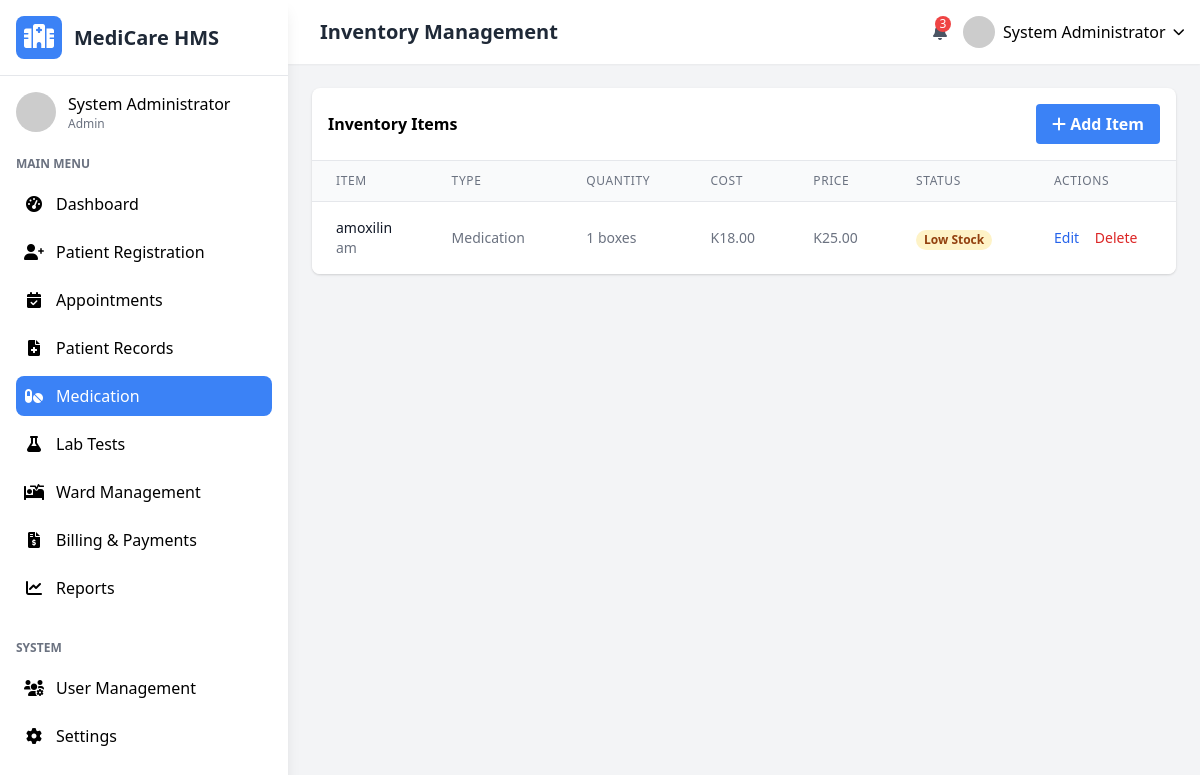
The app's page /inventory.php (signed in) with its own data.
### tables this page shows
CREATE TABLE `users` (
  `user_id` int(11) NOT NULL,
  `username` varchar(50) NOT NULL,
  `password_hash` varchar(255) NOT NULL,
  `email` varchar(100) NOT NULL,
  `first_name` varchar(50) NOT NULL,
  `last_name` varchar(50) NOT NULL,
  `role` enum('admin','doctor','nurse','receptionist','lab_technician','pharmacist') NOT NULL,
  `specialization` varchar(100) DEFAULT NULL,
  `phone` varchar(20) DEFAULT NULL,
  `address` text DEFAULT NULL,
  `hire_date` date DEFAULT NULL,
  `status` enum('active','inactive','on_leave') DEFAULT 'active',
  `created_at` timestamp NOT NULL DEFAULT current_timestamp(),
  `updated_at` timestamp NOT NULL DEFAULT current_timestamp() ON UPDATE current_timestamp()
);

CREATE TABLE `inventory` (
  `item_id` int(11) NOT NULL,
  `item_name` varchar(100) NOT NULL,
  `item_type` enum('medication','supply','equipment') NOT NULL,
  `description` text DEFAULT NULL,
  `quantity_in_stock` int(11) NOT NULL DEFAULT 0,
  `unit_of_measure` varchar(20) DEFAULT NULL,
  `reorder_level` int(11) DEFAULT 10,
  `cost_per_unit` decimal(10,2) DEFAULT NULL,
  `selling_price` decimal(10,2) DEFAULT NULL,
  `supplier` varchar(100) DEFAULT NULL,
  `last_restocked` date DEFAULT NULL,
  `updated_at` timestamp NOT NULL DEFAULT current_timestamp() ON UPDATE current_timestamp()
);

### inventory.php (the view, shortened to what the rows shown need)
<?php
$page_title = "Inventory Management";
require_once 'includes/header.php';
$settings_result = $conn->query("SELECT * FROM system_settings");
$settings = [];
while ($row = $settings_result->fetch_assoc()) {
    $settings[$row['setting_key']] = $row['setting_value'];
}
$default_settings = [
    'hospital_name' => 'MediCare Hospital',
    'hospital_address' => '123 Medical Drive, Lusaka, Zambia',
    'hospital_phone' => '+260 211 123456',
    'hospital_email' => 'info@medicare.com',
    'currency_symbol' => '$',
    'date_format' => 'Y-m-d',
    'time_format' => 'H:i',
    'records_per_page' => '10',
    'enable_sms_notifications' => '1',
    'enable_email_notifications' => '1'
];
$settings = array_merge($default_settings, $settings);
function format_currency($amount, $symbol) {
    return $symbol . number_format($amount, 2);
}
$editing = false;
$item = null;
?>
<?php if ($editing): ?>
<div class="bg-white rounded-lg shadow p-6 mb-6">
    <h3 class="font-semibold text-lg mb-4"><?php echo isset($_GET['edit']) ? 'Edit Inventory Item' : 'Add New Inventory Item'; ?></h3>
    <form method="POST" action="">
        <div class="grid grid-cols-1 md:grid-cols-2 gap-4">
            <div>
                <label class="block text-gray-700 text-sm font-bold mb-2" for="item_name">Item Name</label>
                <input class="shadow appearance-none border rounded w-full py-2 px-3 text-gray-700 leading-tight focus:outline-none focus:shadow-outline"
                    id="item_name" name="item_name" type="text" placeholder="Item name"
                    value="<?php echo htmlspecialchars($item['item_name'] ?? ''); ?>" required>
            </div>
            <div>
                <label class="block text-gray-700 text-sm font-bold mb-2" for="item_type">Item Type</label>
                <select class="shadow appearance-none border rounded w-full py-2 px-3 text-gray-700 leading-tight focus:outline-none focus:shadow-outline"
                    id="item_type" name="item_type" required>
                    <option value="medication" <?php echo (isset($item['item_type']) && $item['item_type'] == 'medication') ? 'selected' : ''; ?>>Medication</option>
                    <option value="supply" <?php echo (isset($item['item_type']) && $item['item_type'] == 'supply') ? 'selected' : ''; ?>>Supply</option>
                    <option value="equipment" <?php echo (isset($item['item_type']) && $item['item_type'] == 'equipment') ? 'selected' : ''; ?>>Equipment</option>
                </select>
            </div>
            <div class="md:col-span-2">
                <label class="block text-gray-700 text-sm font-bold mb-2" for="description">Description</label>
                <textarea class="shadow appearance-none border rounded w-full py-2 px-3 text-gray-700 leading-tight focus:outline-none focus:shadow-outline"
                    id="description" name="description" placeholder="Item description" rows="3"><?php echo htmlspecialchars($item['description'] ?? ''); ?></textarea>
            </div>
            <div>
                <label class="block text-gray-700 text-sm font-bold mb-2" for="quantity_in_stock">Quantity in Stock</label>
                <input class="shadow appearance-none border rounded w-full py-2 px-3 text-gray-700 leading-tight focus:outline-none focus:shadow-outline"
                    id="quantity_in_stock" name="quantity_in_stock" type="number" min="0" placeholder="Quantity"
                    value="<?php echo htmlspecialchars($item['quantity_in_stock'] ?? 0); ?>" required>
            </div>
            <div>
                <label class="block text-gray-700 text-sm font-bold mb-2" for="unit_of_measure">Unit of Measure</label>
                <input class="shadow appearance-none border rounded w-full py-2 px-3 text-gray-700 leading-tight focus:outline-none focus:shadow-outline"
                    id="unit_of_measure" name="unit_of_measure" type="text" placeholder="e.g., tablets, ml, boxes"
                    value="<?php echo htmlspecialchars($item['unit_of_measure'] ?? ''); ?>">
            </div>
            <div>
                <label class="block text-gray-700 text-sm font-bold mb-2" for="reorder_level">Reorder Level</label>
                <input class="shadow appearance-none border rounded w-full py-2 px-3 text-gray-700 leading-tight focus:outline-none focus:shadow-outline"
                    id="reorder_level" name="reorder_level" type="number" min="0" placeholder="Reorder level"
                    value="<?php echo htmlspecialchars($item['reorder_level'] ?? 10); ?>">
            </div>
            <div>
                <label class="block text-gray-700 text-sm font-bold mb-2" for="cost_per_unit">Cost per Unit</label>
                <input class="shadow appearance-none border rounded w-full py-2 px-3 text-gray-700 leading-tight focus:outline-none focus:shadow-outline"
                    id="cost_per_unit" name="cost_per_unit" type="number" step="0.01" min="0" placeholder="0.00"
                    value="<?php echo htmlspecialchars($item['cost_per_unit'] ?? ''); ?>">
            </div>
            <div>
                <label class="block text-gray-700 text-sm font-bold mb-2" for="selling_price">Selling Price</label>
                <input class="shadow appearance-none border rounded w-full py-2 px-3 text-gray-700 leading-tight focus:outline-none focus:shadow-outline"
                    id="selling_price" name="selling_price" type="number" step="0.01" min="0" placeholder="0.00"
                    value="<?php echo htmlspecialchars($item['selling_price'] ?? ''); ?>">
            </div>
            <div>
                <label class="block text-gray-700 text-sm font-bold mb-2" for="supplier">Supplier</label>
                <input class="shadow appearance-none border rounded w-full py-2 px-3 text-gray-700 leading-tight focus:outline-none focus:shadow-outline"
                    id="supplier" name="supplier" type="text" placeholder="Supplier name"
                    value="<?php echo htmlspecialchars($item['supplier'] ?? ''); ?>">
            </div>
            <div>
                <label class="block text-gray-700 text-sm font-bold mb-2" for="last_restocked">Last Restocked</label>
                <input class="shadow appearance-none border rounded w-full py-2 px-3 text-gray-700 leading-tight focus:outline-none focus:shadow-outline"
                    id="last_restocked" name="last_restocked" type="date"
                    value="<?php echo htmlspecialchars($item['last_restocked'] ?? ''); ?>">
            </div>
        </div>
        <div class="mt-6 flex justify-end space-x-4">
            <a href="inventory.php" class="bg-gray-500 hover:bg-gray-600 text-white font-bold py-2 px-4 rounded focus:outline-none focus:shadow-outline">
                Cancel
            </a>
            <?php if (isset($_GET['edit'])): ?>
                <input type="hidden" name="item_id" value="<?php echo $item['item_id']; ?>">
                <button type="submit" name="update_item" class="bg-blue-500 hover:bg-blue-600 text-white font-bold py-2 px-4 rounded focus:outline-none focus:shadow-outline">
                    Update Item
                </button>
            <?php else: ?>
                <button type="submit" name="add_item" class="bg-blue-500 hover:bg-blue-600 text-white font-bold py-2 px-4 rounded focus:outline-none focus:shadow-outline">
                    Add Item
                </button>
            <?php endif; ?>
        </div>
    </form>
</div>
<?php else: ?>
<div class="bg-white rounded-lg shadow overflow-hidden">
    <div class="overflow-x-auto">
        <table class="min-w-full divide-y divide-gray-200">
            <thead class="bg-gray-50">
                <tr>
                    <th class="px-6 py-3 text-left text-xs font-medium text-gray-500 uppercase tracking-wider">Item</th>
                    <th class="px-6 py-3 text-left text-xs font-medium text-gray-500 uppercase tracking-wider">Type</th>
                    <th class="px-6 py-3 text-left text-xs font-medium text-gray-500 uppercase tracking-wider">Quantity</th>
                    <th class="px-6 py-3 text-left text-xs font-medium text-gray-500 uppercase tracking-wider">Cost</th>
                    <th class="px-6 py-3 text-left text-xs font-medium text-gray-500 uppercase tracking-wider">Price</th>
                    <th class="px-6 py-3 text-left text-xs font-medium text-gray-500 uppercase tracking-wider">Status</th>
                    <th class="px-6 py-3 text-left text-xs font-medium text-gray-500 uppercase tracking-wider">Actions</th>
                </tr>
            </thead>
            <tbody class="bg-white divide-y divide-gray-200">
                <?php
                $items = $conn->query("
                    SELECT * FROM inventory
                    ORDER BY item_name
                ");
                while ($item = $items->fetch_assoc()):
                    $status_class = '';
                    $status_text = '';
                    if ($item['quantity_in_stock'] <= 0) {
                        $status_class = 'bg-red-100 text-red-800';
                        $status_text = 'Out of Stock';
                    } elseif ($item['quantity_in_stock'] <= $item['reorder_level']) {
                        $status_class = 'bg-yellow-100 text-yellow-800';
                        $status_text = 'Low Stock';
                    } else {
                        $status_class = 'bg-green-100 text-green-800';
                        $status_text = 'In Stock';
                    }
                ?>
                <tr class="hover:bg-gray-50">
                    <td class="px-6 py-4 whitespace-nowrap">
                        <div class="text-sm font-medium text-gray-900"><?php echo htmlspecialchars($item['item_name']); ?></div>
                        <div class="text-sm text-gray-500"><?php echo htmlspecialchars($item['description']); ?></div>
                    </td>
                    <td class="px-6 py-4 whitespace-nowrap text-sm text-gray-500">
                        <?php echo ucfirst($item['item_type']); ?>
                    </td>
                    <td class="px-6 py-4 whitespace-nowrap text-sm text-gray-500">
                        <?php echo $item['quantity_in_stock']; ?> <?php echo htmlspecialchars($item['unit_of_measure']); ?>
                    </td>
                    <td class="px-6 py-4 whitespace-nowrap text-sm text-gray-500">
                        <?php echo format_currency($item['cost_per_unit'], $settings['currency_symbol']); ?>
                    </td>
                    <td class="px-6 py-4 whitespace-nowrap text-sm text-gray-500">
                        <?php echo format_currency($item['selling_price'], $settings['currency_symbol']); ?>
                    </td>
                    <td class="px-6 py-4 whitespace-nowrap">
                        <span class="px-2 inline-flex text-xs leading-5 font-semibold rounded-full <?php echo $status_class; ?>">
                            <?php echo $status_text; ?>
                        </span>
                    </td>
                    <td class="px-6 py-4 whitespace-nowrap text-sm font-medium">
                        <a href="inventory.php?edit=<?php echo $item['item_id']; ?>" class="text-blue-600 hover:text-blue-900 mr-3">Edit</a>
                        <a href="inventory.php?delete=<?php echo $item['item_id']; ?>" class="text-red-600 hover:text-red-900" onclick="return confirm('Are you sure you want to delete this item?');">Delete</a>
                    </td>
                </tr>
                <?php endwhile; ?>
            </tbody>
        </table>
    </div>
</div>
<?php endif; ?>
<?php require_once 'includes/footer.php'; ?>

### includes/header.php (shortened to what the rows shown need)
<?php
require_once 'config.php';
$user_id = $_SESSION['user_id'];
$user_query = $conn->prepare("SELECT * FROM users WHERE user_id = ?");
$user_query->bind_param("i", $user_id);
$user_query->execute();
$user_result = $user_query->get_result();
$user = $user_result->fetch_assoc();
?>
<!DOCTYPE html>
<html lang="en">
<head>
    <link href="https://cdn.jsdelivr.net/npm/tailwindcss@2.2.19/dist/tailwind.min.css" rel="stylesheet">
    <link rel="stylesheet" href="https://cdnjs.cloudflare.com/ajax/libs/font-awesome/6.0.0-beta3/css/all.min.css">
</head>
<body class="bg-gray-100 font-sans">
    <div class="flex h-screen overflow-hidden">
        <?php include 'includes/sidebar.php'; ?>
        <div class="flex-1 overflow-y-auto main-content md:ml-64 lg:ml-72">
            <header class="bg-white shadow-sm p-4 flex justify-between items-center sticky top-0 z-10">
                <div class="flex items-center space-x-4">
                    <h2 class="text-xl font-semibold text-gray-800"><?php echo isset($page_title) ? $page_title : 'Dashboard'; ?></h2>
                </div>
                <div class="flex items-center space-x-4">
                    <div class="relative">
                        <button id="userMenuButton" class="flex items-center space-x-2 focus:outline-none">
                            <img src="https://randomuser.me/api/portraits/lego/5.jpg" alt="User" class="w-8 h-8 rounded-full">
                            <span class="hidden md:inline"><?php echo htmlspecialchars($user['first_name'] . ' ' . $user['last_name']); ?></span>
                            <i class="fas fa-chevron-down text-xs"></i>
                        </button>
                    </div>
                </div>
            </header>
            <main class="p-6">

### includes/sidebar.php (shortened to what the rows shown need)
<div class="sidebar bg-white w-64 md:w-72 shadow-lg fixed h-full overflow-y-auto transform -translate-x-full md:translate-x-0 transition-transform duration-300 ease-in-out z-20">
    <div class="p-4 flex items-center justify-between border-b">
        <div class="flex items-center space-x-3">
            <h1 class="text-xl font-bold text-gray-800">MediCare HMS</h1>
        </div>
    </div>
    <div class="p-4">
        <div class="flex items-center space-x-3 mb-6">
            <div>
                <p class="font-medium"><?php echo htmlspecialchars($user['first_name'] . ' ' . $user['last_name']); ?></p>
                <p class="text-xs text-gray-500"><?php echo ucfirst($user['role']); ?></p>
            </div>
        </div>
    </div>
</div>

### records on screen
users: first_name+last_name "System Administrator", role "Admin"
inventory: item_name "amoxilin", description "am", item_type "Medication", quantity_in_stock "1", unit_of_measure "boxes", cost_per_unit "K18.00", selling_price "K25.00", status_text "Low Stock"

### other values on screen
$page_title "Inventory Management"
